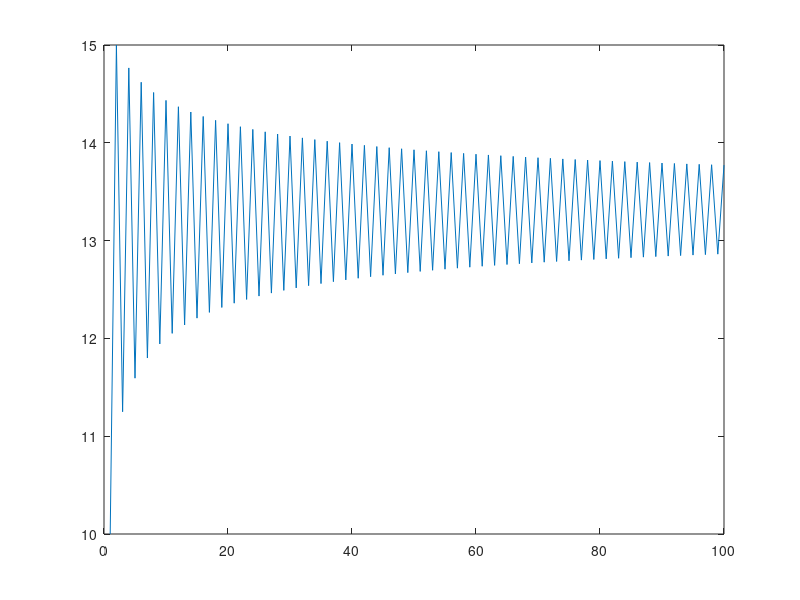

The MATLAB source for this figure:
A = [1 2; -3 1];
B = [5 3; -1 3];
C = [1 2 3; -9 2 4];
D = [1 -2; -1 3; 2 3];
x = [-2; 0];
y = [0; 3];
z = [2; -3; 1];

% Problem 1
% (a)
ans1a = B - A;
save A1.dat ans1a -ascii;

% (b)
ans1b = -2 * x + 4 * y;
save A2.dat ans1b -ascii;

% (c)
ans1c = B * x;
save A3.dat ans1c -ascii;

% (d)
ans1d = A * (x - y);
save A4.dat ans1d -ascii;

% (e)
ans1e = C * z;
save A5.dat ans1e -ascii;

% (f)
ans1f = A * B;
save A6.dat ans1f -ascii;

% (g)
ans1g = B * A;
save A7.dat ans1g -ascii;

% (h)
ans1h = A * C;
save A8.dat ans1h -ascii;

% (i)
ans1i = C * D;
save A9.dat ans1i -ascii;

% The answer in (f) and (g) are not the same due to the multiplication
% order are different. 
% If try to calculate CA, DC or x + z, Matlab will pop out an error "inner matrix
% dimensions must agree"

% (j)
ans1j = D(1:2, :);
save A10.dat ans1j -ascii;

% (k)
ans1k = C(:, 2);
save A11.dat ans1k -ascii;

% (l)
ans1l = C(1, end-1:end);
save A12.dat ans1l -ascii;

% Problem 2
% x1
sum = 0;
for k = 1:800000
    sum = sum + 0.1;
end
x1 = abs(80000 - sum);
save A13.dat x1 -ascii;

% x2
sum = 0;
for k = 1:640000
    sum = sum + 0.125;
end
x2 = abs(80000 - sum);
save A14.dat x2 -ascii;

% x3
sum = 0;
for k = 1:400000
    sum = sum + 0.2;
end
x3 = abs(80000 - sum);
save A15.dat x3 -ascii;

% x4
sum = 0;
for k = 1:320000
    sum = sum + 0.25;
end
x4 = abs(80000 - sum);
save A16.dat x4 -ascii;

% Some values are really close to 0 but not exactly 0.
% The reason could be that the storage of 0.1 is not exactly 0.1 but 0.25
% and 0.125 are exact.

% Problem 3
p = 10;
r = 3;
K = 20;
q(1) = p;
for t = 2:100
    p = r * p * (1 - p/K);
    q(t) = p;
end
save A17.dat p -ascii;
plot(q);